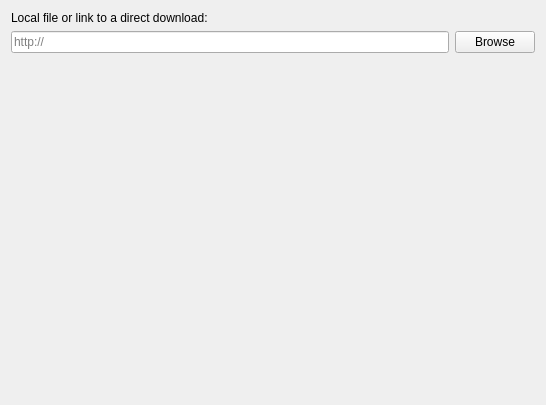
<?xml version="1.0" encoding="UTF-8"?>
<ui version="4.0">
 <class>MultiMCPage</class>
 <widget class="QWidget" name="MultiMCPage">
  <property name="geometry">
   <rect>
    <x>0</x>
    <y>0</y>
    <width>546</width>
    <height>405</height>
   </rect>
  </property>
  <layout class="QGridLayout" name="gridLayout">
   <item row="1" column="1">
    <widget class="QPushButton" name="modpackBtn">
     <property name="text">
      <string>Browse</string>
     </property>
    </widget>
   </item>
   <item row="1" column="0">
    <widget class="QLineEdit" name="modpackEdit">
     <property name="placeholderText">
      <string notr="true">http://</string>
     </property>
    </widget>
   </item>
   <item row="0" column="0" colspan="2">
    <widget class="QLabel" name="modpackLabel">
     <property name="text">
      <string>Local file or link to a direct download:</string>
     </property>
    </widget>
   </item>
   <item row="2" column="0" colspan="2">
    <spacer name="verticalSpacer">
     <property name="orientation">
      <enum>Qt::Vertical</enum>
     </property>
     <property name="sizeHint" stdset="0">
      <size>
       <width>20</width>
       <height>40</height>
      </size>
     </property>
    </spacer>
   </item>
  </layout>
 </widget>
 <resources/>
 <connections/>
</ui>
